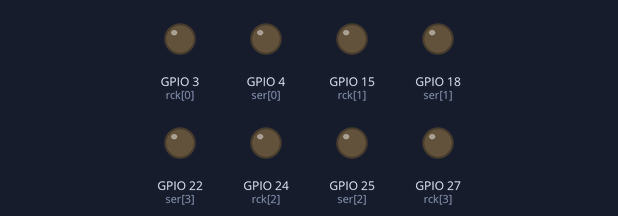
A program run on a simulated Raspberry Pi (BCM pin numbers). Parts: output pins drawn as LEDs (lit = HIGH). Pins used as bus, display or sensor lines are not drawn. At 2.0 s the program stops and its outputs stay as they are.

Above: at 0.24 s.
Timing chart, 0 to 3.5 s (numbered marks = the images above):
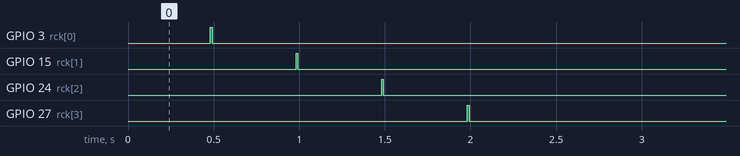

The program:

testNullen.py
```python
import time

import RPi.GPIO as IO  # um die Pins ansteuern zu koennen, brauchen wir die Lib

# paar 1: ser 4, rck 3, sck 2 (voll funktionsfaehig)
# paar 2: ser 18, rck 15, sck 14 (kurzschluss zwischen rck und sck??)
# paar 3: ser 25, rck 24, sck 23 (5. von oben anloeten)
# paar 4: ser 22, rck 27, sck 17 (nicht angelötet) (5. von oben) sonst geht das paar

ser = [4, 18, 25, 22]  # inout 4th
rck = [3, 15, 24, 27]  # out 5th
sck = [2, 14, 23, 17]  # clock 6th

mstr = 23  # reset

IO.setmode(IO.BCM)  # Programmiermodus, um die Pins zu setzen
for x in range(4):
    IO.setup(ser[x], IO.OUT)
    IO.setup(sck[x], IO.OUT)
    IO.setup(rck[x], IO.OUT)

for i in range(4):
    for x in range(16):
        IO.output(ser[i], 0)
        time.sleep(0.01)
        IO.output(sck[i], 1)
        time.sleep(0.01)
        IO.output(sck[i], 0)
        time.sleep(0.01)

    IO.output(rck[i], 1)
    time.sleep(0.01)
    IO.output(rck[i], 0)
    time.sleep(0.01)
```

Measured:
- by itself, GPIO 3 (rck[0]): LOW → HIGH at 0.48 s, → LOW 0.01 s later
- by itself, GPIO 15 (rck[1]): LOW → HIGH at 0.98 s, → LOW 0.01 s later
- by itself, GPIO 24 (rck[2]): LOW → HIGH at 1.5 s, → LOW 0.01 s later
- by itself, GPIO 27 (rck[3]): LOW → HIGH at 2.0 s, → LOW 0.01 s later
